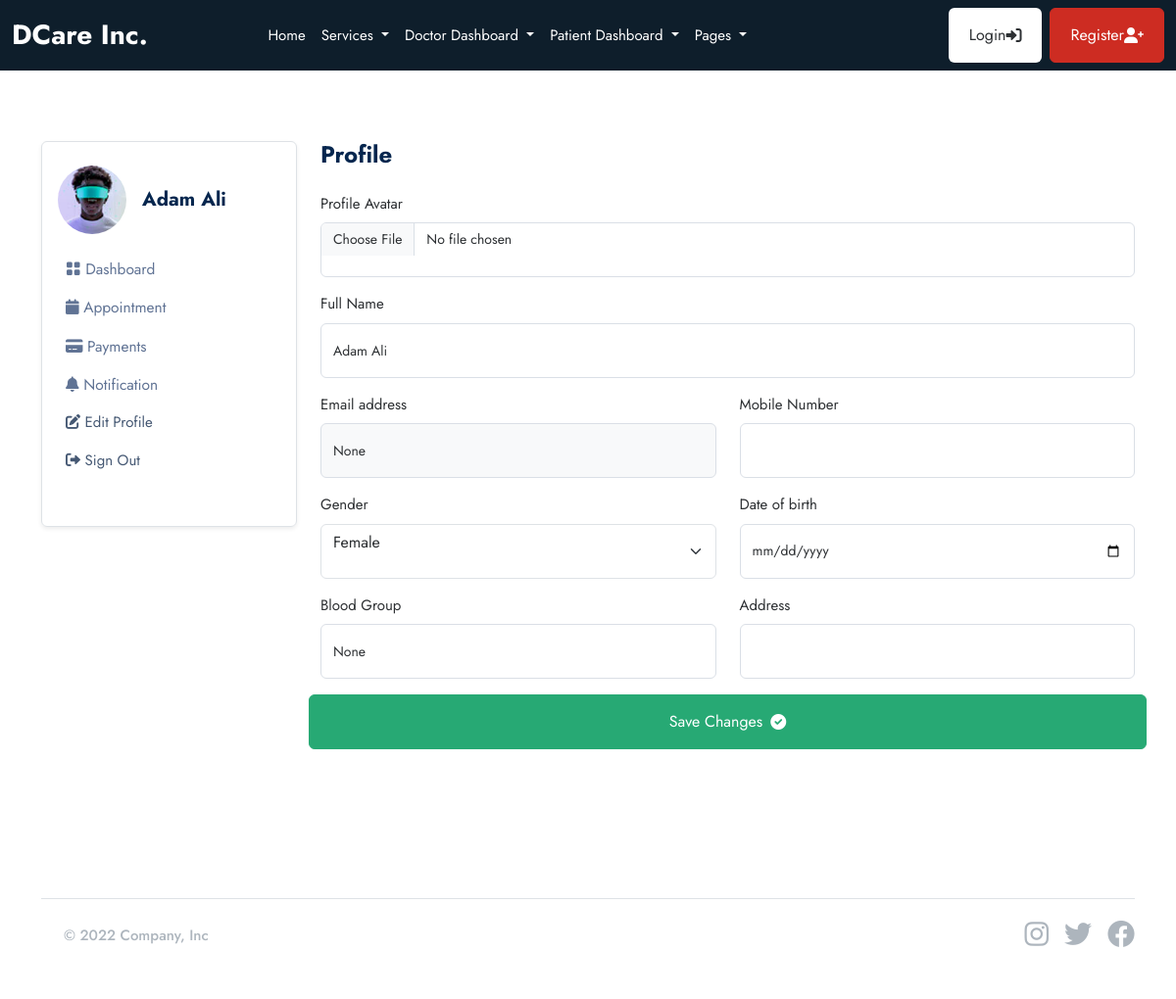
The page /patient/profile/ (signed in) on the database its author committed.
### userauths/models.py (models this page shows, shortened)
class User(AbstractUser):
    email = models.EmailField(unique=True)
    username = models.CharField(max_length=100, null=True, blank=True)
    user_type =models.CharField(max_length=50, choices=USER_TYPE, null=True, blank=True, default=None)
    USERNAME_FIELD = "email"
    REQUIRED_FIELDS = ["username"]

### patient/models.py (models this page shows, shortened)
class Patient(models.Model):
    user = models.OneToOneField(userauths_models.User, on_delete=models.CASCADE)
    image = models.FileField(upload_to="images", null=True, blank=True)
    full_name = models.CharField(max_length=100, null=True, blank=True)
    email = models.CharField(max_length=100, null=True, blank=True)
    mobile = models.CharField(max_length=100, null=True, blank=True)
    adress = models.CharField(max_length=100, null=True, blank=True)
    gender = models.CharField(max_length=100, null=True, blank=True)
    dob = models.DateTimeField(default=timezone.now, null=True, blank=True)
    blood_group = models.CharField(max_length=100, null=True, blank=True)

### patient/views.py (the view, shortened to what this page needs)
# urls.py: path("profile/", views.profile, name="profile"),
@login_required
def profile(request):
    patient = patient_models.Patient.objects.get(user=request.user)
    formatted_dob = patient.dob.strftime('%Y-%m-%d')
    context = {
        "patient": patient,
        "formatted_dob": formatted_dob,
    }
    return render( request, "patient/profile.html", context)

### templates/patient/profile.html (shortened to what this page needs)
{% extends "partials/base.html"%} {% block content %}
<section class="pt-5 pb-5">
  <div class="container">
    <div class="row mt-0 mt-md-4">
       {% include "patient/sidebar.html" %}
      <div class="col-lg-9 col-md-8 col-12">
        <h4 class="mb-0 mb-4 fw-bold">Profile</h4>
        <form class="row" method="POST" enctype="multipart/form-data">
          <div class="col-lg-12 mb-3">
            <label class="form-label">Profile Avatar</label>
            <input type="file" class="form-control" name="image" />
          </div>
          <div class="col-lg-12 mb-3">
            <label class="form-label">Full Name</label>
            <input
              type="text"
              name="full_name"
              value="{{patient.full_name}}"
              class="form-control"
            />
          </div>
          <div class="col-lg-6 mb-3">
            <label class="form-label">Email address</label>
            <input
              type="email"
              name="email"
              value="{{patient.email}}"
              readonly
              class="form-control bg-light"
            />
          </div>
          <div class="col-lg-6 mb-3">
            <label class="form-label">Mobile Number</label>
            <input
              type="text"
              name="mobile"
              value="{{patient.mobile}}"
              class="form-control"
            />
          </div>
          <div class="col-lg-6 mb-3">
            <label class="form-label">Gender</label>
             <select name="gender" id="" class="form-select pb-4">
        <option
        {% if patient.gender == "Female" %}
        selected
        {% endif %}
        value="Female">Female</option>
      </select>
          </div>
          <div class="col-lg-6 mb-3">
            <label class="form-label">Date of birth</label>
            <input
              type="date"
              name="dob"
              value="{{patient.formatted_dob}}"
              class="form-control"
            />
          </div>
          <div class="col-lg-6 mb-3">
            <label class="form-label">Blood Group</label>
            <input
              type="text"
              name="blood_group"
              value="{{patient.blood_group}}"
              class="form-control"
            />
          </div>
          <div class="col-lg-6 mb-3">
            <label class="form-label">Address</label>
            <input
              type="text"
              name="address"
              value="{{patient.address}}"
              class="form-control"
            />
          </div>
          <button type="submit" class="btn btn-success">
            Save Changes <i class="fas fa-check-circle ms-2"></i>
          </button>
        </form>
      </div>
    </div>
  </div>
</section>
{% endblock content %}

### templates/patient/sidebar.html (shortened to what this page needs)
<div class="col-lg-3 col-md-4 col-12">
  <nav
    class="navbar navbar-expand-md shadow-sm mb-4 mb-lg-0 sidenav border rounded"
  >
    <div class="collapse navbar-collapse p-3" id="sidenav">
      <div class="navbar-nav flex-column">
        <div class="d-flex align-items-center mb-3">
          {% if request.user.patient.image %}
          <img
            src="{{request.user.patient.image.url}}"
            alt="avatar"
            class="rounded-circle avatar-xl"
            style="width: 70px; height: 70px; object-fit: cover"
          />
          {% endif %}
          <div class="ms-3">
            <h5 class="mb-0 fw-bold">{{request.user.patient.full_name}}</h5>
          </div>
        </div>
        <ul class="list-unstyled ms-n2 mb-4">
          <li class="nav-item">
            <a
              class="dropdown-item nav-link"
              href="{% url 'patient:dashboard'%}"
              ><i class="bi bi-grid-fill"></i> Dashboard</a
            >
          </li>
          <li class="nav-item">
            <a
              class="dropdown-item nav-link"
              href="{% url 'patient:appointments'%}"
              ><i class="fas fa-calendar"></i> Appointment</a
            >
          </li>
          <li class="nav-item">
            <a class="dropdown-item nav-link" href="{% url 'patient:payments'%}"
              ><i class="fas fa-credit-card"></i> Payments</a
            >
          </li>
          <li class="nav-item">
            <a
              class="dropdown-item nav-link"
              href="{% url 'patient:notifications'%}"
              ><i class="fas fa-bell"></i> Notification</a
            >
          </li>
          <li class="nav-item">
            <a class="nav-link" href="{% url 'patient:profile'%}">
              <i class="fas fa-edit"></i> Edit Profile
            </a>
          </li>
          <li class="nav-item">
            <a class="nav-link" href=".{% url 'userauths:sign-out'%}">
              <i class="fas fa-sign-out-alt"></i> Sign Out
            </a>
          </li>
        </ul>
      </div>
    </div>
  </nav>
</div>

### rows shown on the page
User: user.patient.image (picture), user.patient.full_name "Adam Ali"
Patient: full_name "Adam Ali", email "None", gender "Female", blood_group "None"
